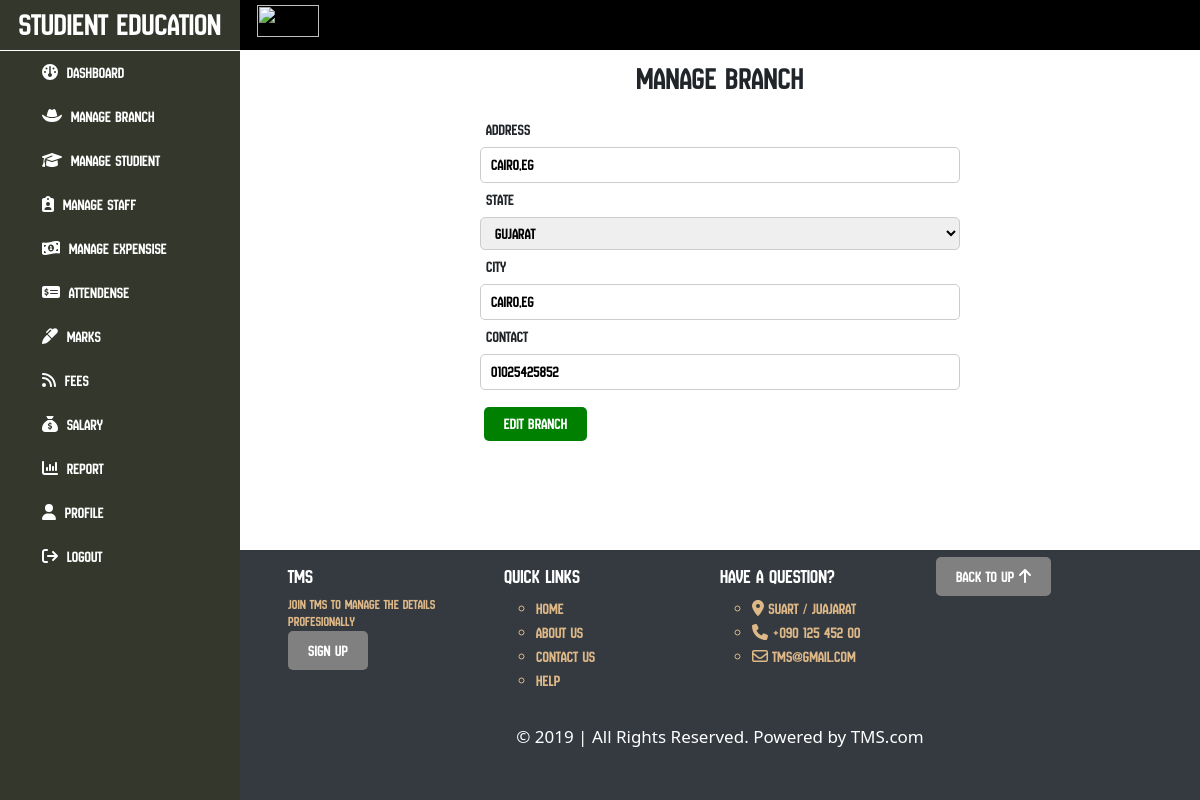
The page /presentation/editBranch.php?branchId=1 on the database its author committed.
### tables this page shows
CREATE TABLE `tbl_branch` (
  `branchId` int(11) NOT NULL,
  `address` varchar(250) DEFAULT NULL,
  `state` varchar(250) DEFAULT NULL,
  `city` varchar(200) DEFAULT NULL,
  `phone` varchar(250) DEFAULT NULL,
  `tutionId` int(11) DEFAULT NULL,
  `branchActive` int(1) DEFAULT 1
);

### presentation/editBranch.php (the view, shortened to what this page needs)
<?php
include_once("../master/sections/headerAdmin.php");
include_once("../master/sections/links.php");
include_once("../master/sections/content.php");
if (isset($_GET['branchId'])) {
    $branchId = $_GET['branchId'];
    $fetchBranch = $conn->query("SELECT * FROM tbl_branch WHERE branchId = $branchId")->fetchAll(PDO::FETCH_ASSOC);
}
?>
<h2>Manage Branch</h2>
<div class="addRow">
    <form action="<?php echo $_SERVER['PHP_SELF']; ?>" method="post">
        <div class="row">
            <span>Address</span>
            <input type="text" name="address" value="<?php echo $fetchBranch[0]['address']; ?>" />
        </div>
        <div class="row">
            <span>State</span>
            <select name="state" id="">
                <option <?php if($fetchBranch[0]['state'] == "Gujarat") { echo "selected";} ?> value="Gujarat">Gujarat</option>
            </select>
        </div>
        <div class="row">
            <span>City</span>
            <input type="text" name="city" value="<?php echo $fetchBranch[0]['city']; ?>"  />
        </div>
        <div class="row">
            <span>Contact</span>
            <input type="text" name="contact" value="<?php echo $fetchBranch[0]['phone']; ?>"  />
        </div>
        <input type="submit" value="Edit Branch" class="">
    </form>
</div>
<?php
include_once("../master/sections/footerAdmin.php");
include_once("../master/sections/endAdmin.php");
?>

### master/css/mainAdmin.css (style rules this page uses)
* { margin: 0px; padding: 0px; box-sizing: border-box; }
:root { --main-font: "NewAmsterdam-Regular"; --sub-font: "SUSE-Regular"; --header-color: #343A40; --footer-color: #343A40; }
div.mainContainer .contents div.content h2 { text-align: center; padding: 10px 0px 10px; }
div.mainContainer .contents div.content div.addRow { width: 60%; margin: 1% auto; }
div.mainContainer .contents div.content div.addRow div.row input,div.mainContainer .contents div.content div.addRow div.row select { width: 80% !important; margin: 5px auto; padding: 5px 10px; border-radius: 5px; outline: none; border: 1px solid #ccc; transition: all 0.2s ease; }
div.mainContainer .contents div.content div.addRow div.row span { margin-left: 9%; }
div.mainContainer .contents div.content div.addRow input[type="submit"] { margin-left: 9% !important; margin-top: 2%; margin-bottom: 3%; background-color: green; outline: none; border: 0px; padding: 5px 20px; border-radius: 5px; cursor: pointer; color: white; transition: all 0.2s linear; }

### rows shown on the page
tbl_branch: address "Cairo,eg", state "Gujarat", city "Cairo,eg", contact "01025425852"
